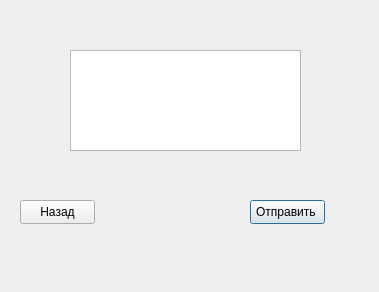
<?xml version="1.0" encoding="UTF-8"?>
<ui version="4.0">
 <class>Dialog</class>
 <widget class="QDialog" name="Dialog">
  <property name="geometry">
   <rect>
    <x>0</x>
    <y>0</y>
    <width>379</width>
    <height>292</height>
   </rect>
  </property>
  <property name="windowTitle">
   <string>Dialog</string>
  </property>
  <widget class="QTextEdit" name="textEdit">
   <property name="geometry">
    <rect>
     <x>70</x>
     <y>50</y>
     <width>231</width>
     <height>101</height>
    </rect>
   </property>
  </widget>
  <widget class="QPushButton" name="pushButton">
   <property name="geometry">
    <rect>
     <x>250</x>
     <y>200</y>
     <width>75</width>
     <height>24</height>
    </rect>
   </property>
   <property name="text">
    <string>Отправить </string>
   </property>
  </widget>
  <widget class="QPushButton" name="pushButton_2">
   <property name="geometry">
    <rect>
     <x>20</x>
     <y>200</y>
     <width>75</width>
     <height>24</height>
    </rect>
   </property>
   <property name="text">
    <string>Назад</string>
   </property>
  </widget>
 </widget>
 <resources/>
 <connections/>
</ui>
